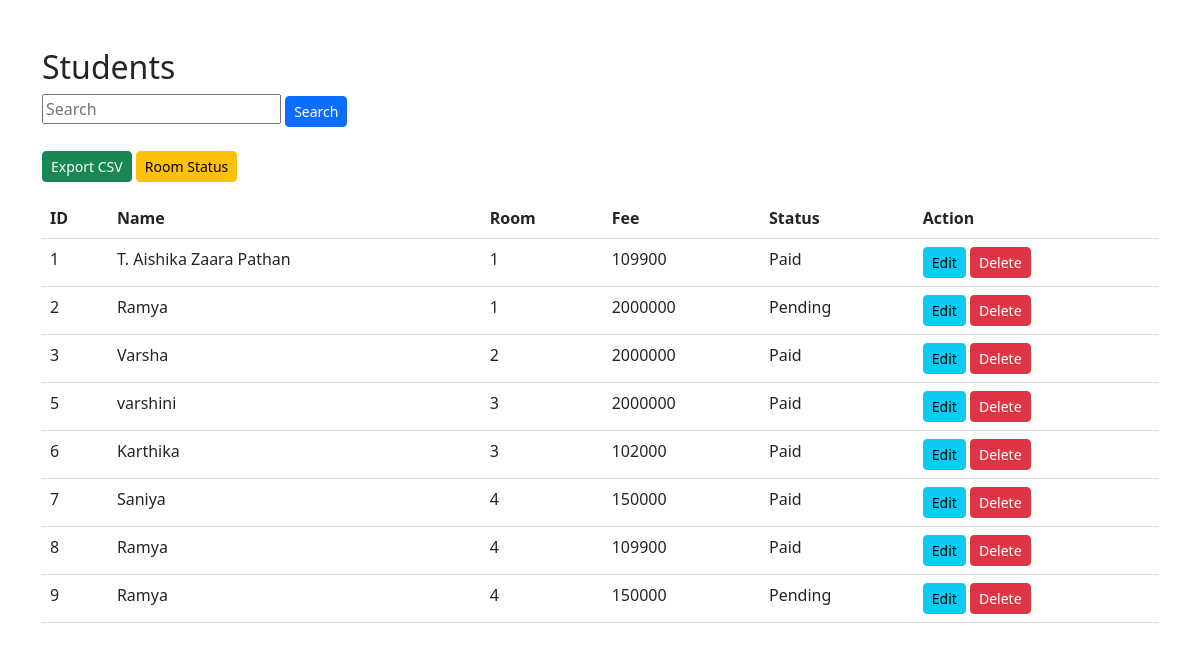
/view, run on the app's committed database.
### tables this page shows
CREATE TABLE students(
    id INTEGER PRIMARY KEY AUTOINCREMENT,
    name TEXT,
    room INTEGER,
    fee INTEGER,
    status TEXT
);

### app.py (the view)
@app.route('/view')
def view_students():
    search = request.args.get('search')
    conn = connect_db()
    cur = conn.cursor()
    if search:
        cur.execute("SELECT * FROM students WHERE name LIKE ?", ('%' + search + '%',))
    else:
        cur.execute("SELECT * FROM students")
    data = cur.fetchall()
    conn.close()
    return render_template('view_students.html', students=data)

### app.py (called while the page is built)
def connect_db():
    return sqlite3.connect('database.db')

### templates/view_students.html
<!DOCTYPE html>
<html>
<head>
<link href="https://cdn.jsdelivr.net/npm/bootstrap@5.3.0/dist/css/bootstrap.min.css" rel="stylesheet">
</head>
<body class="container mt-5">
<h2>Students</h2>
<form method="GET">
<input name="search" placeholder="Search">
<button class="btn btn-primary btn-sm">Search</button>
</form>
<br>
<a href="/export" class="btn btn-success btn-sm">Export CSV</a>
<a href="/rooms" class="btn btn-warning btn-sm">Room Status</a>
<table class="table mt-3">
<tr>
<th>ID</th><th>Name</th><th>Room</th><th>Fee</th><th>Status</th><th>Action</th>
</tr>
{% for s in students %}
<tr>
<td>{{ s[0] }}</td>
<td>{{ s[1] }}</td>
<td>{{ s[2] }}</td>
<td>{{ s[3] }}</td>
<td>{{ s[4] }}</td>
<td>
<a href="/edit/{{ s[0] }}" class="btn btn-info btn-sm">Edit</a>
<a href="/delete/{{ s[0] }}" class="btn btn-danger btn-sm">Delete</a>
</td>
</tr>
{% endfor %}
</table>
</body>
</html>

### data on the page
students: id "1", name "T. Aishika Zaara Pathan", room "1", fee "109900", status "Paid"
students: id "2", name "Ramya", room "1", fee "2000000", status "Pending"
students: id "3", name "Varsha", room "2", fee "2000000", status "Paid"
students: id "5", name "varshini", room "3", fee "2000000", status "Paid"
students: id "6", name "Karthika", room "3", fee "102000", status "Paid"
students: id "7", name "Saniya", room "4", fee "150000", status "Paid"
students: id "8", name "Ramya", room "4", fee "109900", status "Paid"
students: id "9", name "Ramya", room "4", fee "150000", status "Pending"
